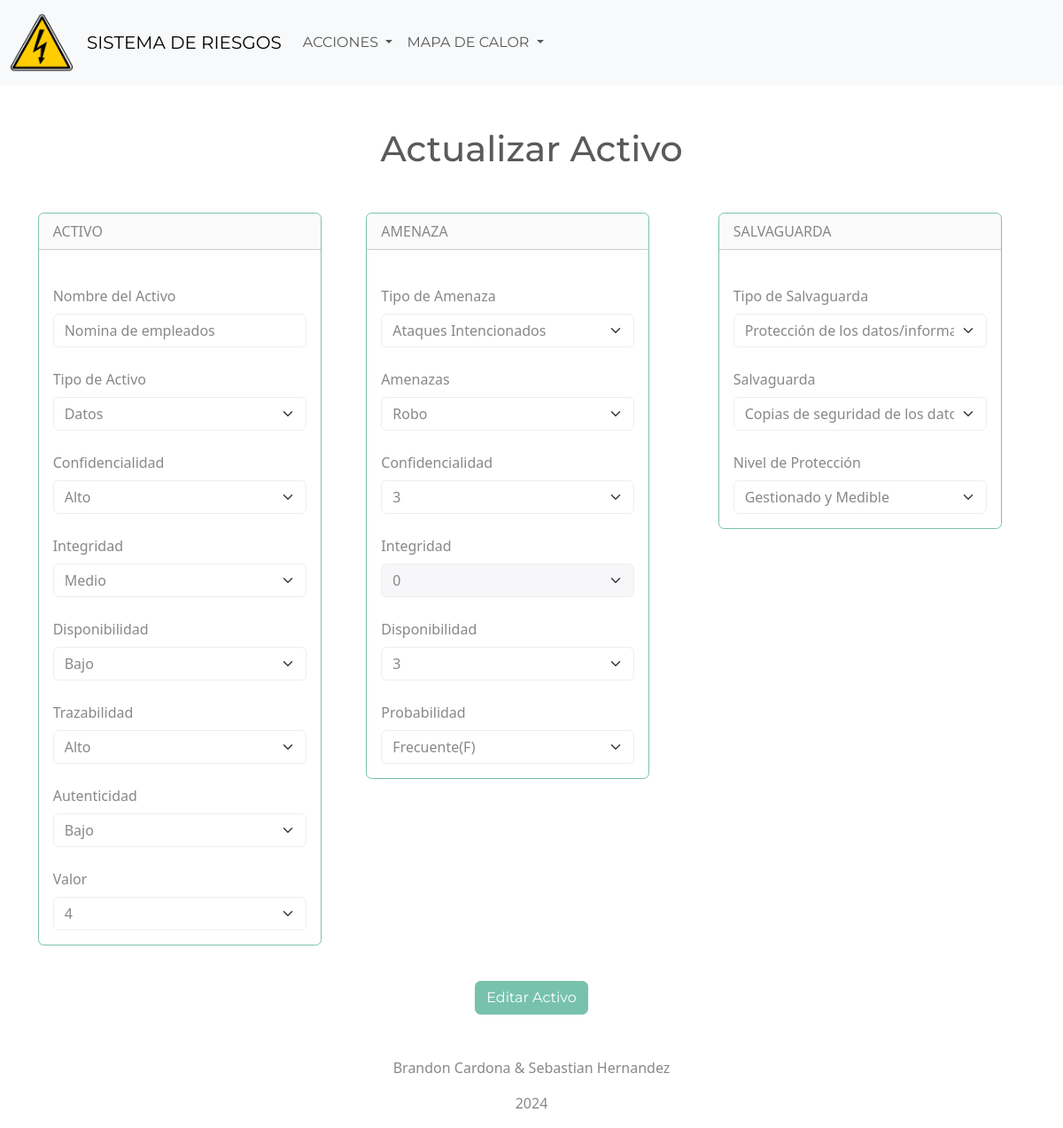
Page /index.php?controlador=Activo&accion=editActivoAmenazaSalvaguarda&id=1&idAmenaza=14&idSalvaguarda=14 on the committed database.
### tables this page shows
CREATE TABLE `activo` (
  `idActivo` int(11) NOT NULL,
  `idTipoActivo` int(11) NOT NULL,
  `activo` varchar(100) NOT NULL,
  `confidencialidad` varchar(100) NOT NULL,
  `integridad` varchar(100) NOT NULL,
  `disponibilidad` varchar(100) NOT NULL,
  `trazabilidad` varchar(100) NOT NULL,
  `autenticidad` varchar(100) NOT NULL,
  `valor` int(11) NOT NULL
);

CREATE TABLE `amenaza` (
  `idAmenaza` int(11) NOT NULL,
  `idTipoAmenaza` int(11) NOT NULL,
  `idProbabilidad` int(11) NOT NULL,
  `amenaza` int(11) NOT NULL,
  `confidencialidad` int(11) DEFAULT NULL,
  `integridad` int(11) DEFAULT NULL,
  `disponibilidad` int(11) DEFAULT NULL
);

### views/amenazaSalvaguarda/edit.php (the view, shortened to what the rows shown need)
<?php require_once "views/shared/header.php"; ?>
<form action="index.php?controlador=Activo&accion=updateActivoAmenazaSalvaguarda" method="post" >
    <h1 class="text-center my-5"><?= $data['titulo'] ?></h1>
    <div class="row justify-content-md-center">
        <div class="col-lg-4">
            <div class="card border-primary mb-3 mx-auto" style="max-width: 20rem;" >
                <div class="card-header">ACTIVO</div>
                <div class="card-body">
                    <label for="tipo_de_activo" class="form-label mt-4">Nombre del Activo</label>
                    <input type="text" required class="form-control" placeholder="nombre activo" name="nombre_activo" value="<?= $data['Activo']['activo']?>">
                    <label for="tipo_de_activo" class="form-label mt-4">Tipo de Activo</label>
                    <select name="tipo_de_activo" id="tipo_de_activo" class="form-select">
                        <?php foreach($data['TiposActivos'] as $item){?>
                            <?php if($item['idTipoActivo'] == $data['Activo']['idTipoActivo']){?>
                                <option value="<?= $item['idTipoActivo']?>" selected><?= $item['tipoActivo']?></option>
                            <?php }else{?>
                                <option value="<?= $item['idTipoActivo']?>"><?= $item['tipoActivo']?></option>
                            <?php }?>
                        <?php }?>
                    </select>
                    <?php $calificicacion = ['Bajo', 'Medio', 'Alto']; ?>
                    <label for="confidencialidad" class="form-label mt-4">Confidencialidad</label>
                    <select name="confidencialidad_activo" class="form-select" id="confidencialidad">
                        <?php foreach($calificicacion as $item){?>
                            <?php if($item == $data['Activo']['confidencialidad']){?>
                                <option selected><?= $item?></option>
                            <?php }else{?>
                                <option><?= $item?></option>
                            <?php }?>
                        <?php }?>
                    </select>
                    <label for="integridad" class="form-label mt-4">Integridad</label>
                    <select name="integridad_activo" class="form-select" id="integridad">
                        <?php foreach($calificicacion as $item){?>
                            <?php if($item == $data['Activo']['integridad']){?>
                                <option selected><?= $item?></option>
                            <?php }else{?>
                                <option><?= $item?></option>
                            <?php }?>
                        <?php }?>
                    </select>
                    <label for="disponibilidad" class="form-label mt-4">Disponibilidad</label>
                    <select name="disponibilidad_activo" class="form-select" id="disponibilidad">
                        <?php foreach($calificicacion as $item){?>
                            <?php if($item == $data['Activo']['disponibilidad']){?>
                                <option selected><?= $item?></option>
                            <?php }else{?>
                                <option><?= $item?></option>
                            <?php }?>
                        <?php }?>
                    </select>
                    <label for="trazabilidad" class="form-label mt-4">Trazabilidad</label>
                    <select name="trazabilidad_activo" class="form-select" id="trazabilidad">
                        <?php foreach($calificicacion as $item){?>
                            <?php if($item == $data['Activo']['trazabilidad']){?>
                                <option selected><?= $item?></option>
                            <?php }else{?>
                                <option><?= $item?></option>
                            <?php }?>
                        <?php }?>
                    </select>
                    <label for="autenticidad" class="form-label mt-4">Autenticidad</label>
                    <select name="autenticidad_activo" class="form-select" id="autenticidad">
                        <?php foreach($calificicacion as $item){?>
                            <?php if($item == $data['Activo']['autenticidad']){?>
                                <option selected><?= $item?></option>
                            <?php }else{?>
                                <option><?= $item?></option>
                            <?php }?>
                        <?php }?>
                    </select>
                    <?php $valor = [1, 2, 3, 4, 5]; ?>
                    <label for="valor" class="form-label mt-4">Valor</label>
                    <select name="valor_activo" class="form-select" id="valor">
                        <?php foreach($valor as $item){?>
                            <?php if($item == $data['Activo']['valor']){?>
                                <option selected><?= $item?></option>
                            <?php }else{?>
                                <option><?= $item?></option>
                            <?php }?>
                        <?php }?>
                    </select>
                </div>
            </div>
        </div>
        <div class="col-lg-4">
            <div class="card border-primary mb-6" style="max-width: 20rem;">
                <div class="card-header">AMENAZA</div>
                <div class="card-body">
                    <label for="tipoAmenaza" class="form-label mt-4">Tipo de Amenaza</label>
                    <select onchange="GenerarOptionsAmenaza(this)" name="idTipoAmenaza" id="idTipoAmenaza" class="form-select">
                        <?php foreach($data['TipoAmenazas'] as $item){?>
                            <?php if($item['idTipoAmenaza'] == $data['AmenazaSalvaguarda']['idTipoAmenaza']){?>
                                <option value="<?= $item['idTipoAmenaza'] ?>" selected><?= $item['tipoAmenaza'] ?></option>
                            <?php }else{?>
                                <option value="<?= $item['idTipoAmenaza'] ?>"><?= $item['tipoAmenaza'] ?></option>
                            <?php }?>
                        <?php }?>
                    </select>
                    <label for="Amenazas" class="form-label mt-4">Amenazas</label>
                    <select name="Amenazas" onchange="OnChangeAmenaza(this)" id="Amenazas" class="form-select">
                    </select>
                    <?php $valorAmenaza = [0, 1, 2, 3]; ?>
                    <label for="confidencialidad" class="form-label mt-4">Confidencialidad</label>
                    <select name="confidencialidadAmenaza" class="form-select" id="confidencialidadAmenaza">
                        <?php foreach($valorAmenaza as $item){?>
                            <?php if($item == $data['AmenazaSalvaguarda']['confidencialidad']){?>
                                <option selected><?= $item?></option>
                            <?php }else{?>
                                <option><?= $item?></option>
                            <?php }?>
                        <?php }?>
                    </select>
                    <label for="integridad" class="form-label mt-4">Integridad</label>
                    <select name="integridadAmenaza" class="form-select" id="integridadAmenaza">
                        <?php foreach($valorAmenaza as $item){?>
                            <?php if($item == $data['AmenazaSalvaguarda']['integridad']){?>
                                <option selected><?= $item?></option>
                            <?php }else{?>
                                <option><?= $item?></option>
                            <?php }?>
                        <?php }?>
                    </select>
                    <label for="disponibilidad" class="form-label mt-4">Disponibilidad</label>
                    <select name="disponibilidadAmenaza" class="form-select" id="disponibilidadAmenaza">
                        <?php foreach($valorAmenaza as $item){?>
                            <?php if($item == $data['AmenazaSalvaguarda']['disponibilidad']){?>
                                <option selected><?= $item?></option>
                            <?php }else{?>
                                <option><?= $item?></option>
                            <?php }?>
                        <?php }?>
                    </select>
                    <label for="probabilidad" class="form-label mt-4">Probabilidad</label>
                    <select name="probabilidad" id="probabilidad" class="form-select">
                        <?php foreach($data['Probabilidad'] as $item){?>
                            <?php if($item['idProbabilidad'] == $data['AmenazaSalvaguarda']['idProbabilidad']){?>
                                <option value="<?= $item['idProbabilidad'] ?>" selected><?= $item['probabilidad'] ?></option>
                            <?php }else{?>
                                <option value="<?= $item['idProbabilidad'] ?>"><?= $item['probabilidad'] ?></option>
                            <?php }?>
                        <?php }?>
                    </select>
                </div>
            </div>
        </div>
        <div class="col-lg-4">
            <div class="card border-primary mb-3" style="max-width: 20rem;">
                <div class="card-header">SALVAGUARDA</div>
                <div class="card-body">
                    <label for="activo" class="form-label mt-4">Tipo de Salvaguarda</label>
                    <select onchange="generaroptionssalvaguardas(this)" name="idSalvaguarda" id="idSalvaguarda" class="form-select">
                        <?php foreach($data['TipoSalvaguardas'] as $item){?>
                            <?php if($item['idTipoSalvaguarda'] == $data['AmenazaSalvaguarda']['idTipoSalvaguarda']){?>
                                <option value="<?= $item['idTipoSalvaguarda'] ?>" selected><?= $item['tipoSalvaguarda'] ?></option>
                            <?php }else{?>
                                <option value="<?= $item['idTipoSalvaguarda'] ?>"><?= $item['tipoSalvaguarda'] ?></option>
                            <?php }?>
                        <?php }?>
                    </select>
                    <label for="Salvaguarda" class="form-label mt-4">Salvaguarda</label>
                    <select name="Salvaguarda" id="Salvaguarda" class="form-select">
                    </select>
                    <label for="Proteccion" class="form-label mt-4">Nivel de Protección</label>
                    <select name="Proteccion" id="Proteccion" class="form-select">
                        <?php foreach($data['Proteccion'] as $item){?>
                            <?php if($item['idProteccion'] == $data['AmenazaSalvaguarda']['idProteccion']){?>
                                <option value="<?= $item['idProteccion'] ?>" selected><?= $item['nivel'] ?></option>
                            <?php }else{?>
                                <option value="<?= $item['idProteccion'] ?>"><?= $item['nivel'] ?></option>
                            <?php }?>
                        <?php }?>
                    </select>
                </div>
            </div>
        </div>
        <div style="text-align: center;" class="mb-5">
            <input type="submit" class="btn btn-primary mt-4" value="Editar Activo">
        </div>
    </div>
</form>
<?php require_once "views/shared/footer.php"; ?>

### rows in the picture
activo: nombre_activo "Nomina de empleados", confidencialidad_activo "Alto", disponibilidad_activo "Bajo", trazabilidad_activo "Alto", autenticidad_activo "Bajo", valor_activo "4"
amenaza: confidencialidadAmenaza "3", integridadAmenaza "0", disponibilidadAmenaza "3"

### other values in the picture
$data['titulo'] "Actualizar Activo"
form field tipo_de_activo "Datos"
form field integridad_activo "Medio"
form field idTipoAmenaza "Ataques Intencionados"
form field probabilidad "Frecuente(F)"
form field idSalvaguarda "Protección de los datos/información"
form field Proteccion "Gestionado y Medible"
